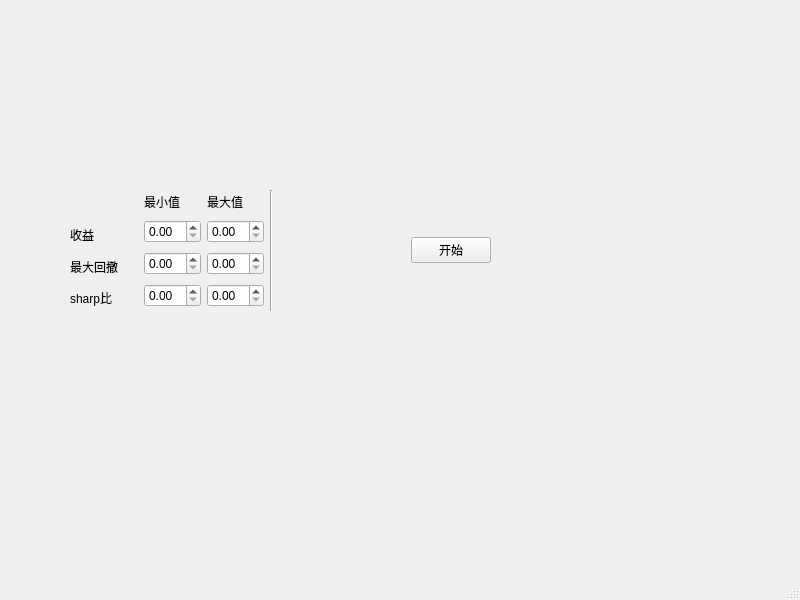
<?xml version="1.0" encoding="UTF-8"?>
<ui version="4.0">
 <class>LayoutManage</class>
 <widget class="QMainWindow" name="LayoutManage">
  <property name="geometry">
   <rect>
    <x>0</x>
    <y>0</y>
    <width>800</width>
    <height>600</height>
   </rect>
  </property>
  <property name="windowTitle">
   <string>MainWindow</string>
  </property>
  <widget class="QWidget" name="centralwidget">
   <widget class="QWidget" name="layoutWidget">
    <property name="geometry">
     <rect>
      <x>70</x>
      <y>190</y>
      <width>421</width>
      <height>121</height>
     </rect>
    </property>
    <layout class="QHBoxLayout" name="horizontalLayout">
     <item>
      <layout class="QVBoxLayout" name="verticalLayout">
       <item>
        <widget class="QLabel" name="label_6">
         <property name="text">
          <string/>
         </property>
        </widget>
       </item>
       <item>
        <widget class="QLabel" name="label">
         <property name="text">
          <string>收益</string>
         </property>
        </widget>
       </item>
       <item>
        <widget class="QLabel" name="label_2">
         <property name="text">
          <string>最大回撤</string>
         </property>
        </widget>
       </item>
       <item>
        <widget class="QLabel" name="label_3">
         <property name="text">
          <string>sharp比</string>
         </property>
        </widget>
       </item>
      </layout>
     </item>
     <item>
      <spacer name="verticalSpacer">
       <property name="orientation">
        <enum>Qt::Vertical</enum>
       </property>
       <property name="sizeHint" stdset="0">
        <size>
         <width>20</width>
         <height>40</height>
        </size>
       </property>
      </spacer>
     </item>
     <item>
      <layout class="QGridLayout" name="gridLayout">
       <item row="0" column="0">
        <widget class="QLabel" name="label_4">
         <property name="sizePolicy">
          <sizepolicy hsizetype="Preferred" vsizetype="Fixed">
           <horstretch>0</horstretch>
           <verstretch>0</verstretch>
          </sizepolicy>
         </property>
         <property name="text">
          <string>最小值</string>
         </property>
        </widget>
       </item>
       <item row="0" column="1">
        <widget class="QLabel" name="label_5">
         <property name="sizePolicy">
          <sizepolicy hsizetype="Preferred" vsizetype="Fixed">
           <horstretch>0</horstretch>
           <verstretch>0</verstretch>
          </sizepolicy>
         </property>
         <property name="text">
          <string>最大值</string>
         </property>
        </widget>
       </item>
       <item row="1" column="0">
        <widget class="QDoubleSpinBox" name="doubleSpinBox_returns_min"/>
       </item>
       <item row="1" column="1">
        <widget class="QDoubleSpinBox" name="doubleSpinBox_returns_max"/>
       </item>
       <item row="2" column="0">
        <widget class="QDoubleSpinBox" name="doubleSpinBox_maxdrawdown_min"/>
       </item>
       <item row="2" column="1">
        <widget class="QDoubleSpinBox" name="doubleSpinBox_maxdrawdown_max"/>
       </item>
       <item row="3" column="0">
        <widget class="QDoubleSpinBox" name="doubleSpinBox_sharp_min"/>
       </item>
       <item row="3" column="1">
        <widget class="QDoubleSpinBox" name="doubleSpinBox_sharp_max"/>
       </item>
      </layout>
     </item>
     <item>
      <widget class="Line" name="line">
       <property name="orientation">
        <enum>Qt::Vertical</enum>
       </property>
      </widget>
     </item>
     <item>
      <spacer name="horizontalSpacer">
       <property name="orientation">
        <enum>Qt::Horizontal</enum>
       </property>
       <property name="sizeType">
        <enum>QSizePolicy::Preferred</enum>
       </property>
       <property name="sizeHint" stdset="0">
        <size>
         <width>200</width>
         <height>20</height>
        </size>
       </property>
      </spacer>
     </item>
     <item>
      <widget class="QPushButton" name="pushButton_start">
       <property name="text">
        <string>开始</string>
       </property>
      </widget>
     </item>
    </layout>
   </widget>
  </widget>
  <widget class="QMenuBar" name="menubar">
   <property name="geometry">
    <rect>
     <x>0</x>
     <y>0</y>
     <width>800</width>
     <height>22</height>
    </rect>
   </property>
  </widget>
  <widget class="QStatusBar" name="statusbar"/>
 </widget>
 <resources/>
 <connections/>
</ui>
